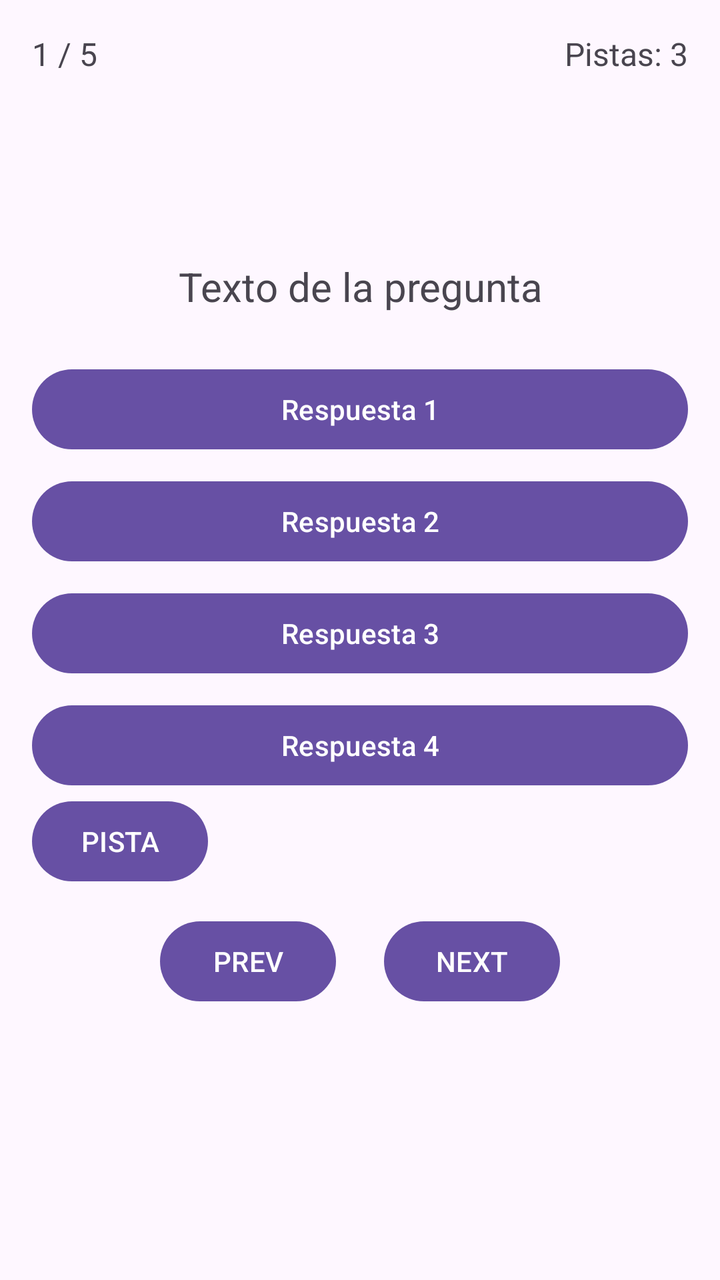
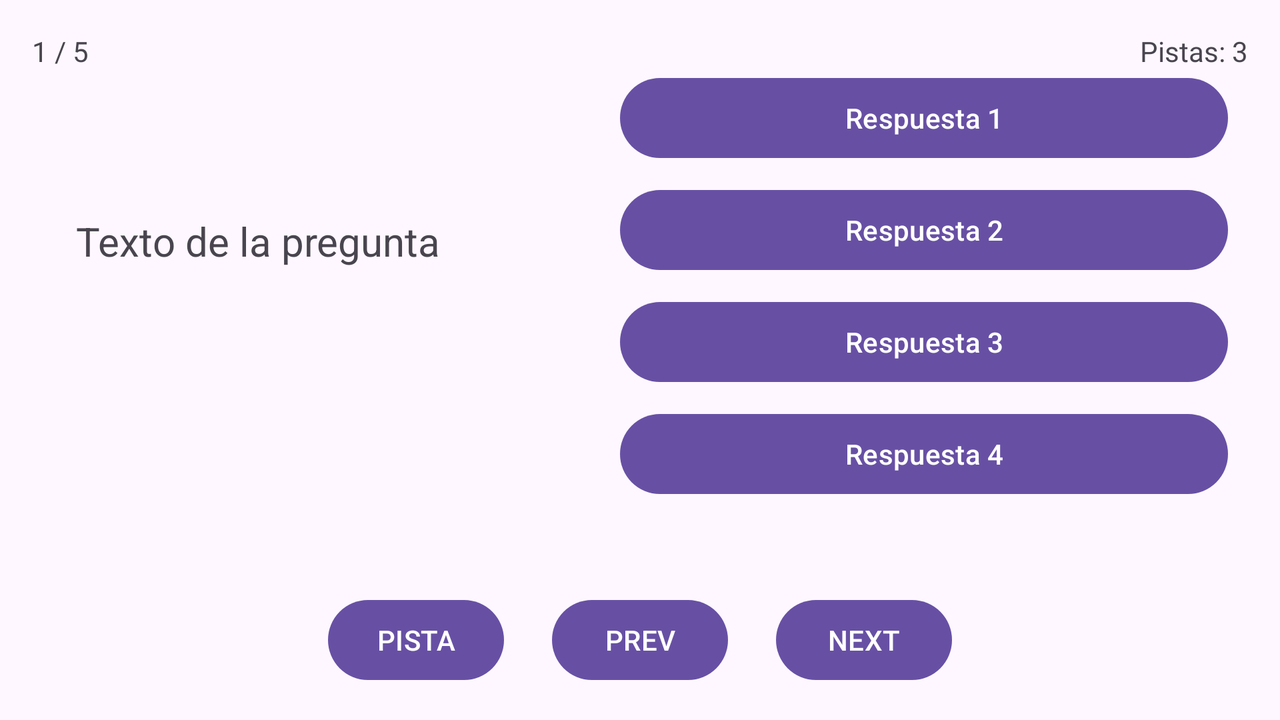

First picture: res/layout/ on a phone held upright. Second picture: the repository's own variant of that layout, on a device whose configuration matches the variant's folder. Source for both follows.
<!-- AndroidManifest.xml: application theme Theme.QuizAppBasic -->
<!-- res/layout/activity_game.xml -->
<?xml version="1.0" encoding="utf-8"?>
<androidx.constraintlayout.widget.ConstraintLayout
    xmlns:android="http://schemas.android.com/apk/res/android"
    xmlns:app="http://schemas.android.com/apk/res-auto"
    android:layout_width="match_parent"
    android:layout_height="match_parent"
    android:padding="16dp">

    
    <TextView
        android:id="@+id/tvCounter"
        android:layout_width="wrap_content"
        android:layout_height="wrap_content"
        android:text="1 / 5"
        android:textSize="16sp"
        app:layout_constraintTop_toTopOf="parent"
        app:layout_constraintStart_toStartOf="parent"/>

    
    <TextView
        android:id="@+id/tvHints"
        android:layout_width="wrap_content"
        android:layout_height="wrap_content"
        android:text="Pistas: 3"
        android:textSize="16sp"
        app:layout_constraintTop_toTopOf="parent"
        app:layout_constraintEnd_toEndOf="parent"/>

    
    <ImageView
        android:id="@+id/imgTheme"
        android:layout_width="80dp"
        android:layout_height="80dp"
        android:contentDescription="Tema"
        android:src="@drawable/ic_theme_placeholder"
        app:layout_constraintTop_toBottomOf="@id/tvCounter"
        app:layout_constraintStart_toStartOf="parent"
        app:layout_constraintEnd_toEndOf="parent"/>

    
    <TextView
        android:id="@+id/tvQuestion"
        android:layout_width="0dp"
        android:layout_height="wrap_content"
        android:text="Texto de la pregunta"
        android:textSize="20sp"
        android:textAlignment="center"
        android:padding="12dp"
        app:layout_constraintTop_toBottomOf="@id/imgTheme"
        app:layout_constraintStart_toStartOf="parent"
        app:layout_constraintEnd_toEndOf="parent"/>

    
    <LinearLayout
        android:id="@+id/layoutAnswers"
        android:layout_width="0dp"
        android:layout_height="wrap_content"
        android:orientation="vertical"
        android:layout_marginTop="12dp"
        app:layout_constraintTop_toBottomOf="@id/tvQuestion"
        app:layout_constraintStart_toStartOf="parent"
        app:layout_constraintEnd_toEndOf="parent">

        <Button
            android:id="@+id/btnAnswer1"
            android:layout_width="match_parent"
            android:layout_height="wrap_content"
            android:text="Respuesta 1"/>

        <Button
            android:id="@+id/btnAnswer2"
            android:layout_width="match_parent"
            android:layout_height="wrap_content"
            android:text="Respuesta 2"
            android:layout_marginTop="8dp"/>

        <Button
            android:id="@+id/btnAnswer3"
            android:layout_width="match_parent"
            android:layout_height="wrap_content"
            android:text="Respuesta 3"
            android:layout_marginTop="8dp"/>

        <Button
            android:id="@+id/btnAnswer4"
            android:layout_width="match_parent"
            android:layout_height="wrap_content"
            android:text="Respuesta 4"
            android:layout_marginTop="8dp"/>
    </LinearLayout>

    
    <Button
        android:id="@+id/btnHint"
        android:layout_width="wrap_content"
        android:layout_height="wrap_content"
        android:text="PISTA"
        app:layout_constraintTop_toBottomOf="@id/layoutAnswers"
        app:layout_constraintStart_toStartOf="parent"/>

    
    <LinearLayout
        android:layout_width="0dp"
        android:layout_height="wrap_content"
        android:orientation="horizontal"
        android:gravity="center"
        android:layout_marginTop="12dp"
        app:layout_constraintTop_toBottomOf="@id/btnHint"
        app:layout_constraintStart_toStartOf="parent"
        app:layout_constraintEnd_toEndOf="parent">

        <Button
            android:id="@+id/btnPrev"
            android:layout_width="wrap_content"
            android:layout_height="wrap_content"
            android:text="PREV"/>

        <Button
            android:id="@+id/btnNext"
            android:layout_width="wrap_content"
            android:layout_height="wrap_content"
            android:text="NEXT"
            android:layout_marginStart="24dp"/>
    </LinearLayout>

</androidx.constraintlayout.widget.ConstraintLayout>
<!-- resources referenced by this layout -->
<resources>
  <style name="Theme.QuizAppBasic" parent="Base.Theme.QuizAppBasic" />
  <style name="Base.Theme.QuizAppBasic" parent="Theme.Material3.DayNight.NoActionBar">
          
          
      </style>
</resources>
<!-- res/layout-land/activity_game.xml (the repository's variant of the layout above) -->
<!-- drawn on the phone turned sideways -->
<?xml version="1.0" encoding="utf-8"?>
<androidx.constraintlayout.widget.ConstraintLayout
    xmlns:android="http://schemas.android.com/apk/res/android"
    xmlns:app="http://schemas.android.com/apk/res-auto"
    android:layout_width="match_parent"
    android:layout_height="match_parent"
    android:padding="16dp">

    
    <TextView
        android:id="@+id/tvCounter"
        android:layout_width="wrap_content"
        android:layout_height="wrap_content"
        android:text="1 / 5"
        app:layout_constraintTop_toTopOf="parent"
        app:layout_constraintStart_toStartOf="parent"/>

    
    <TextView
        android:id="@+id/tvHints"
        android:layout_width="wrap_content"
        android:layout_height="wrap_content"
        android:text="Pistas: 3"
        app:layout_constraintTop_toTopOf="parent"
        app:layout_constraintEnd_toEndOf="parent"/>

    
    <ImageView
        android:id="@+id/imgTheme"
        android:layout_width="60dp"
        android:layout_height="60dp"
        android:src="@drawable/ic_theme_placeholder"
        android:contentDescription="Tema"
        app:layout_constraintTop_toBottomOf="@id/tvCounter"
        app:layout_constraintStart_toStartOf="parent"/>

    
    <TextView
        android:id="@+id/tvQuestion"
        android:layout_width="0dp"
        android:layout_height="wrap_content"
        android:text="Texto de la pregunta"
        android:textSize="20sp"
        android:padding="12dp"
        app:layout_constraintTop_toBottomOf="@id/imgTheme"
        app:layout_constraintStart_toStartOf="parent"
        app:layout_constraintEnd_toStartOf="@id/layoutAnswers"
        app:layout_constraintWidth_percent="0.45"/>

    
    <LinearLayout
        android:id="@+id/layoutAnswers"
        android:layout_width="0dp"
        android:layout_height="wrap_content"
        android:orientation="vertical"
        app:layout_constraintTop_toBottomOf="@id/tvCounter"
        app:layout_constraintStart_toEndOf="@id/tvQuestion"
        app:layout_constraintEnd_toEndOf="parent"
        app:layout_constraintWidth_percent="0.5">

        <Button
            android:id="@+id/btnAnswer1"
            android:layout_width="match_parent"
            android:layout_height="wrap_content"
            android:text="Respuesta 1"/>

        <Button
            android:id="@+id/btnAnswer2"
            android:layout_width="match_parent"
            android:layout_height="wrap_content"
            android:text="Respuesta 2"
            android:layout_marginTop="8dp"/>

        <Button
            android:id="@+id/btnAnswer3"
            android:layout_width="match_parent"
            android:layout_height="wrap_content"
            android:text="Respuesta 3"
            android:layout_marginTop="8dp"/>

        <Button
            android:id="@+id/btnAnswer4"
            android:layout_width="match_parent"
            android:layout_height="wrap_content"
            android:text="Respuesta 4"
            android:layout_marginTop="8dp"/>
    </LinearLayout>

    
    <LinearLayout
        android:layout_width="0dp"
        android:layout_height="wrap_content"
        android:orientation="horizontal"
        android:gravity="center"
        app:layout_constraintBottom_toBottomOf="parent"
        app:layout_constraintStart_toStartOf="parent"
        app:layout_constraintEnd_toEndOf="parent">

        <Button
            android:id="@+id/btnHint"
            android:layout_width="wrap_content"
            android:layout_height="wrap_content"
            android:text="PISTA"/>

        <Button
            android:id="@+id/btnPrev"
            android:layout_width="wrap_content"
            android:layout_height="wrap_content"
            android:text="PREV"
            android:layout_marginStart="24dp"/>

        <Button
            android:id="@+id/btnNext"
            android:layout_width="wrap_content"
            android:layout_height="wrap_content"
            android:text="NEXT"
            android:layout_marginStart="24dp"/>
    </LinearLayout>

</androidx.constraintlayout.widget.ConstraintLayout>
